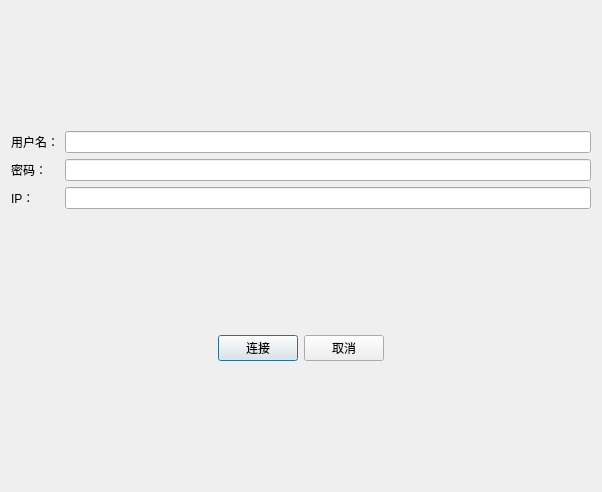
<?xml version="1.0" encoding="UTF-8"?>
<ui version="4.0">
 <class>LoginDlg</class>
 <widget class="QDialog" name="LoginDlg">
  <property name="geometry">
   <rect>
    <x>0</x>
    <y>0</y>
    <width>602</width>
    <height>492</height>
   </rect>
  </property>
  <property name="windowTitle">
   <string>EHOME登录</string>
  </property>
  <layout class="QVBoxLayout" name="verticalLayout">
   <item>
    <spacer name="verticalSpacer">
     <property name="orientation">
      <enum>Qt::Vertical</enum>
     </property>
     <property name="sizeHint" stdset="0">
      <size>
       <width>20</width>
       <height>105</height>
      </size>
     </property>
    </spacer>
   </item>
   <item>
    <layout class="QGridLayout" name="gridLayout">
     <item row="2" column="0">
      <widget class="QLabel" name="label_3">
       <property name="text">
        <string>IP：</string>
       </property>
      </widget>
     </item>
     <item row="0" column="0">
      <widget class="QLabel" name="label">
       <property name="text">
        <string>用户名：</string>
       </property>
      </widget>
     </item>
     <item row="0" column="1">
      <widget class="QLineEdit" name="username_edit"/>
     </item>
     <item row="1" column="0">
      <widget class="QLabel" name="label_2">
       <property name="text">
        <string>密码：</string>
       </property>
      </widget>
     </item>
     <item row="2" column="1">
      <widget class="QLineEdit" name="IPaddr_edit"/>
     </item>
     <item row="1" column="1">
      <widget class="QLineEdit" name="password_edit">
       <property name="echoMode">
        <enum>QLineEdit::Password</enum>
       </property>
      </widget>
     </item>
    </layout>
   </item>
   <item>
    <spacer name="verticalSpacer_2">
     <property name="orientation">
      <enum>Qt::Vertical</enum>
     </property>
     <property name="sizeHint" stdset="0">
      <size>
       <width>20</width>
       <height>106</height>
      </size>
     </property>
    </spacer>
   </item>
   <item>
    <layout class="QHBoxLayout" name="horizontalLayout">
     <item>
      <spacer name="horizontalSpacer">
       <property name="orientation">
        <enum>Qt::Horizontal</enum>
       </property>
       <property name="sizeHint" stdset="0">
        <size>
         <width>40</width>
         <height>20</height>
        </size>
       </property>
      </spacer>
     </item>
     <item>
      <widget class="QPushButton" name="connect_btn">
       <property name="text">
        <string>连接</string>
       </property>
      </widget>
     </item>
     <item>
      <widget class="QPushButton" name="cancel_btn">
       <property name="text">
        <string>取消</string>
       </property>
      </widget>
     </item>
     <item>
      <spacer name="horizontalSpacer_2">
       <property name="orientation">
        <enum>Qt::Horizontal</enum>
       </property>
       <property name="sizeHint" stdset="0">
        <size>
         <width>40</width>
         <height>20</height>
        </size>
       </property>
      </spacer>
     </item>
    </layout>
   </item>
   <item>
    <spacer name="verticalSpacer_3">
     <property name="orientation">
      <enum>Qt::Vertical</enum>
     </property>
     <property name="sizeHint" stdset="0">
      <size>
       <width>20</width>
       <height>105</height>
      </size>
     </property>
    </spacer>
   </item>
  </layout>
  <zorder>verticalSpacer</zorder>
  <zorder>verticalSpacer_2</zorder>
  <zorder>verticalSpacer_3</zorder>
  <zorder></zorder>
 </widget>
 <layoutdefault spacing="6" margin="11"/>
 <tabstops>
  <tabstop>username_edit</tabstop>
  <tabstop>password_edit</tabstop>
  <tabstop>IPaddr_edit</tabstop>
  <tabstop>connect_btn</tabstop>
  <tabstop>cancel_btn</tabstop>
 </tabstops>
 <resources/>
 <connections/>
</ui>
